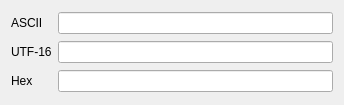
<?xml version="1.0" encoding="UTF-8"?>
<ui version="4.0">
 <author>Evan Teran</author>
 <class>BinaryStringWidget</class>
 <widget class="QWidget" name="BinaryStringWidget">
  <property name="geometry">
   <rect>
    <x>0</x>
    <y>0</y>
    <width>344</width>
    <height>105</height>
   </rect>
  </property>
  <property name="windowTitle">
   <string>BinaryString</string>
  </property>
  <layout class="QGridLayout">
   <item row="2" column="1">
    <widget class="QLineEdit" name="txtHex">
     <property name="font">
      <font>
       <family>Monospace</family>
      </font>
     </property>
    </widget>
   </item>
   <item row="0" column="1">
    <widget class="QLineEdit" name="txtAscii">
     <property name="font">
      <font>
       <family>Monospace</family>
      </font>
     </property>
    </widget>
   </item>
   <item row="1" column="0">
    <widget class="QLabel" name="lblUTF16">
     <property name="text">
      <string>UTF-16</string>
     </property>
     <property name="buddy">
      <cstring>txtUTF16</cstring>
     </property>
    </widget>
   </item>
   <item row="0" column="0">
    <widget class="QLabel" name="lblAscii">
     <property name="text">
      <string>ASCII</string>
     </property>
     <property name="buddy">
      <cstring>txtAscii</cstring>
     </property>
    </widget>
   </item>
   <item row="1" column="1">
    <widget class="QLineEdit" name="txtUTF16">
     <property name="font">
      <font>
       <family>Monospace</family>
      </font>
     </property>
    </widget>
   </item>
   <item row="2" column="0">
    <widget class="QLabel" name="lblHex">
     <property name="text">
      <string>Hex</string>
     </property>
     <property name="buddy">
      <cstring>txtHex</cstring>
     </property>
    </widget>
   </item>
  </layout>
 </widget>
 <tabstops>
  <tabstop>txtAscii</tabstop>
  <tabstop>txtUTF16</tabstop>
  <tabstop>txtHex</tabstop>
 </tabstops>
 <resources/>
 <connections/>
</ui>
